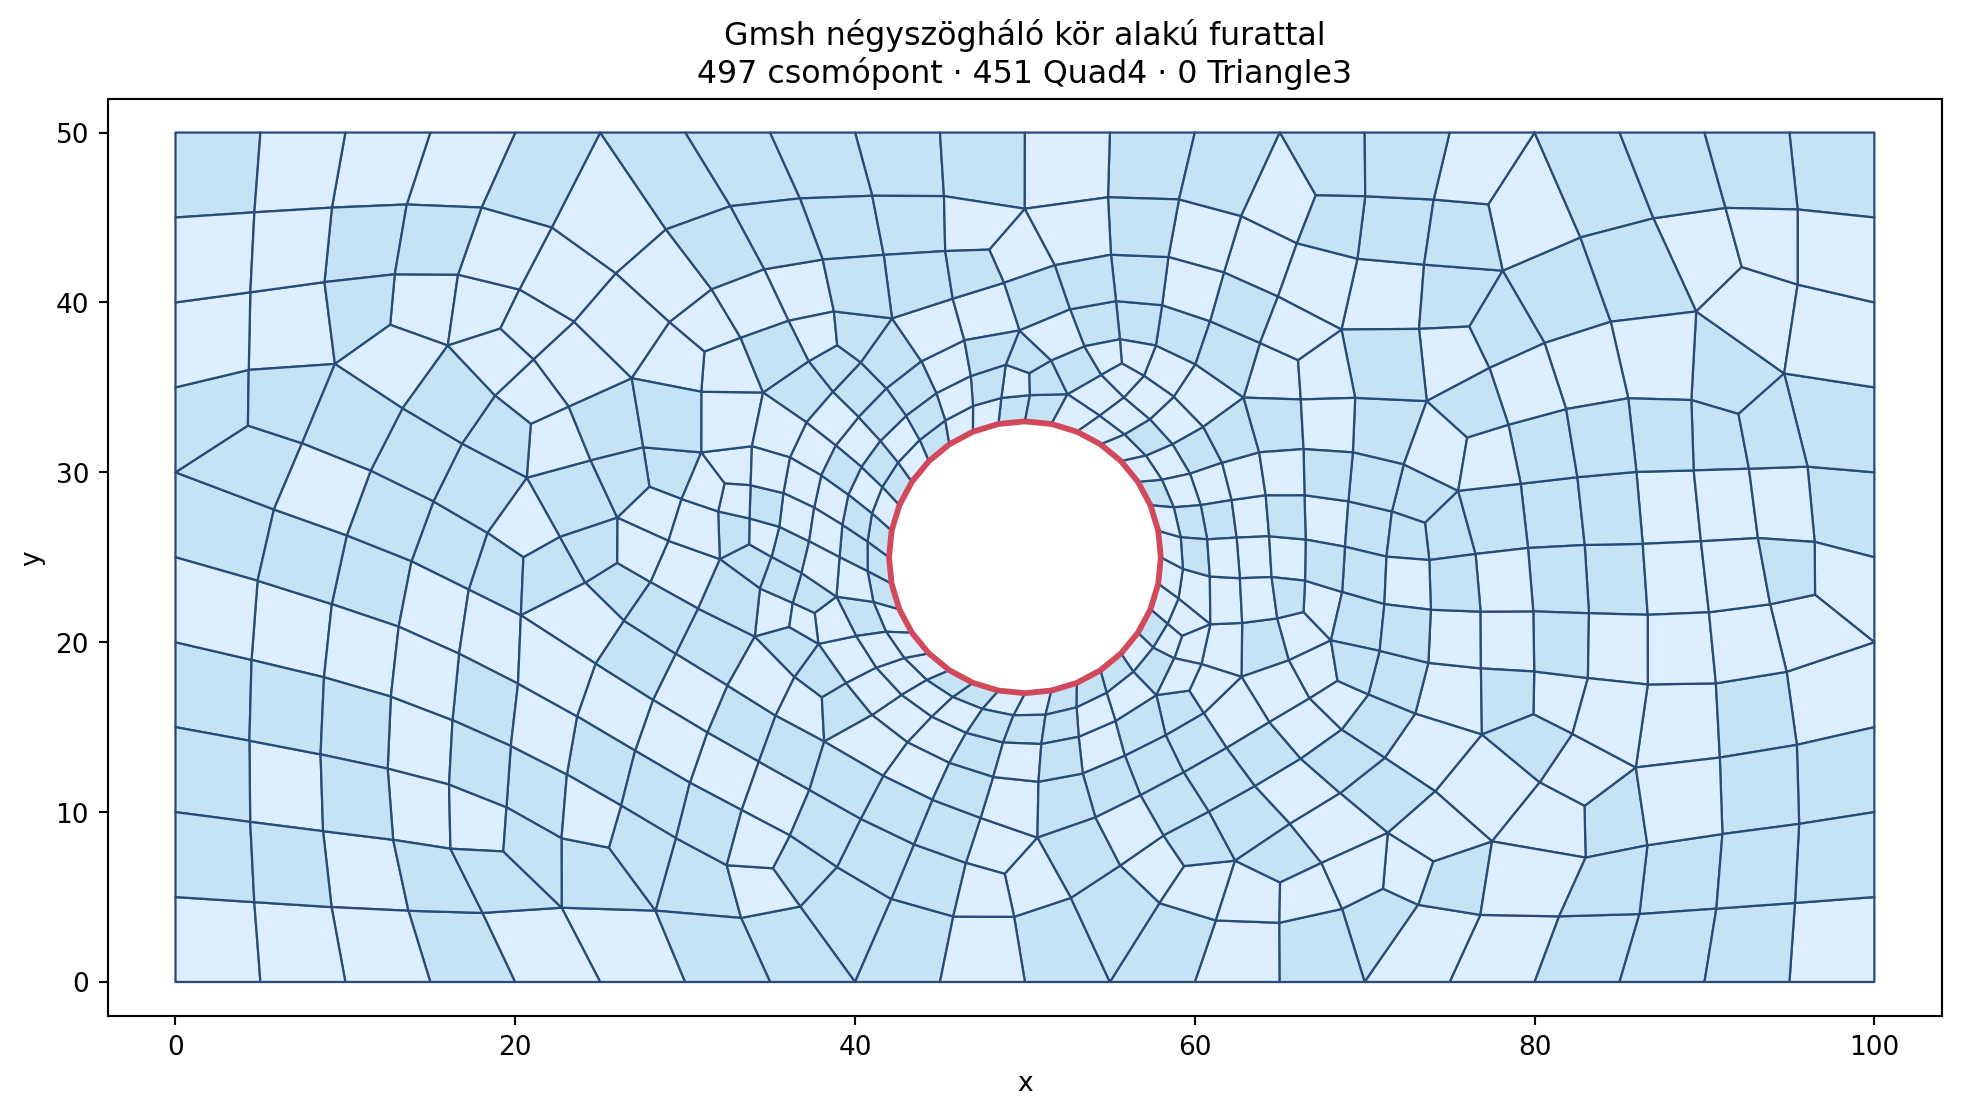

Source code (Python):
"""Tiszta Quad4 háló szemléltetése kör alakú furattal."""

from collections import Counter
from pathlib import Path

import matplotlib.pyplot as plt
from matplotlib.collections import LineCollection, PolyCollection

from fempy import Geometry2D, GmshMesher

geometry = (
    Geometry2D("quad_plate_with_hole")
    .add_rectangle(width=100.0, height=50.0)
    .add_circle(
        center=(50.0, 25.0),
        radius=8.0,
        boundary="hole",
        mesh_size=2.0,
    )
)

mesh = GmshMesher(
    element_size=5.0,
    element_shape="quad",
).generate(geometry)

counts = Counter(type(element).__name__ for element in mesh.elements)
polygons = [mesh.nodes[list(element.node_ids)] for element in mesh.elements]
colours = ["#dceeff" if index % 2 == 0 else "#c6e2f5" for index in range(mesh.element_count)]

figure, axis = plt.subplots(figsize=(11, 5.8))
axis.add_collection(
    PolyCollection(
        polygons,
        facecolors=colours,
        edgecolors="#274c77",
        linewidths=0.85,
    )
)

# A furat név szerint visszanyert pereméleit külön színnel emeljük ki.
hole_edges = [mesh.nodes[list(edge)] for edge in mesh.boundary_edges("hole")]
axis.add_collection(LineCollection(hole_edges, colors="#d1495b", linewidths=2.2))

axis.autoscale()
axis.margins(0.04)
axis.set_aspect("equal")
axis.set_xlabel("x")
axis.set_ylabel("y")
axis.set_title(
    "Gmsh négyszögháló kör alakú furattal\n"
    f"{mesh.node_count} csomópont · {counts.get('Quad4', 0)} Quad4 · "
    f"{counts.get('Triangle3', 0)} Triangle3"
)
axis.grid(False)
figure.tight_layout()

output = Path(__file__).with_suffix(".png")
figure.savefig(output, dpi=190, bbox_inches="tight")

boundary_figure, boundary_axis = plt.subplots(figsize=(11, 5.8))
mesh.plot_boundaries(ax=boundary_axis)
boundary_axis.set_title("A geometriában elnevezett peremek a kész hálón")
boundary_figure.tight_layout()
boundary_output = Path(__file__).with_name("gmsh_quad_boundaries.png")
boundary_figure.savefig(boundary_output, dpi=190, bbox_inches="tight")

print(f"Elemeloszlás: {dict(counts)}")
print(f"Ábra: {output}")
print(f"Peremábra: {boundary_output}")
